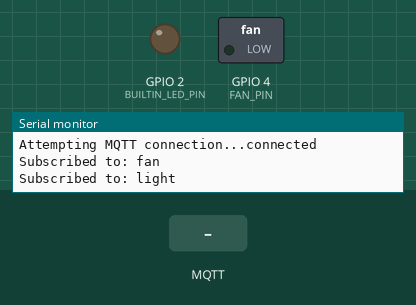
Simulated run of this sketch. Board: ESP32. Shown: switched loads named in the sketch (green lamp = pin HIGH), output pins drawn as LEDs (lit = HIGH), the last lines printed to the serial monitor. Inputs (shaded band) come from the test bench. WiFi joins after 1.5 s; servers stay silent unless stated; random numbers use the default seed unless the sketch sets one; no MQTT or app messages arrive unless stated.

Above: at 3.7 s.
3.8 s: MQTT message "on" arrives on the first subscribed topic
At 4.6 s:
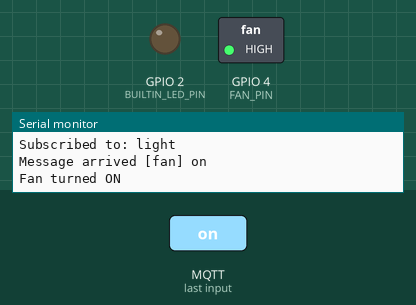
5.3 s: MQTT message "on" arrives on the second subscribed topic
At 5.9 s:
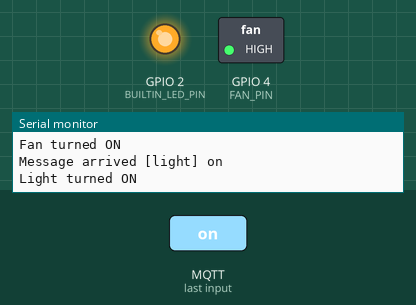
6.8 s: MQTT message "off" arrives on the first subscribed topic
At 8.3 s:
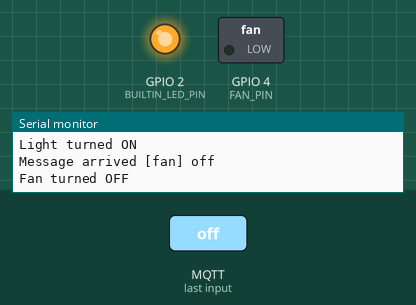
Timing chart, 0 to 9.8 s (numbered marks = the images above; inputs shaded):
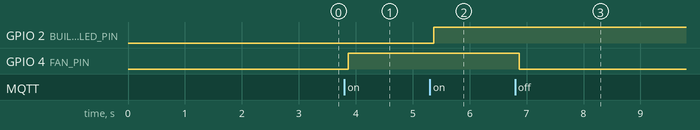

The sketch:

esp32_subscriber.ino
````cpp
/*
 * Comfort AI ESP32 Subscriber
 *
 * This sketch connects an ESP32 to a WiFi network and subscribes to an MQTT broker
 * to control a fan and a light based on messages received on specific topics.
 *
 * ### Hardware Setup:
 * - **Light**: Connected to the built-in LED on pin 2 (adjust if your ESP32's built-in LED is on a different pin).
 * - **Fan**: For testing, connect an LED to pin 4 to simulate the fan.
 *   (In a real setup, connect a fan through a relay or appropriate driver, as ESP32 pins cannot directly power a fan.)
 *
 * ### Prerequisites:
 * - Arduino IDE with ESP32 board support installed.
 * - PubSubClient library installed in Arduino IDE.
 *
 * ### Setup Instructions:
 * 1. Install Arduino IDE from [arduino.cc](https://www.arduino.cc/en/software).
 * 2. Add ESP32 board support:
 *    - Go to **File > Preferences**, add `https://dl.espressif.com/dl/package_esp32_index.json` to "Additional Boards Manager URLs".
 *    - Go to **Tools > Board > Boards Manager**, search for "ESP32", and install.
 * 3. Install PubSubClient library:
 *    - Go to **Sketch > Include Library > Manage Libraries**, search for "PubSubClient", and install.
 * 4. Replace the placeholders below with your own values:
 *    - `ssid` and `password` with your WiFi network's SSID and password.
 *    - `mqtt_server` with your MQTT broker's IP address.
 * 5. Upload the code:
 *    - Open this sketch in Arduino IDE, select your ESP32 board under **Tools > Board**, connect via USB, and click **Upload**.
 *
 * ### MQTT Broker Setup:
 * - Install Mosquitto on a device on your network (e.g., a computer or Raspberry Pi).
 * - Steps:
 *   1. Download Mosquitto from [mosquitto.org](https://mosquitto.org/download/).
 *   2. Install it following your OS instructions.
 *   3. Configure Mosquitto to listen on your device's IP and port 1883:
 *      - Edit `mosquitto.conf` and add:
 *        ```
 *        listener 1883 your_broker_ip
 *        allow_anonymous true
 *        ```
 *      - Replace `your_broker_ip` with the device's IP address.
 *      - Restart Mosquitto (e.g., `sudo systemctl restart mosquitto` on Linux).
 *   4. Verify it’s running (e.g., `netstat -tuln` on Linux to check your_broker_ip:1883).
 * - Ensure the broker is on the same network as the ESP32 or reachable via the specified IP.
 *
 * ### Notes:
 * - If your MQTT broker requires authentication, set `mqtt_user` and `mqtt_password`.
 * - To find your broker’s IP: Windows (`ipconfig`), Linux/Mac (`ifconfig` or `ip addr`).
 * - Check WiFi and MQTT connection if the ESP32 fails to connect.
 */

#include <WiFi.h>
#include <PubSubClient.h>

// WiFi credentials - Replace with your network's SSID and password
const char* ssid = "your_wifi_ssid";  // e.g., "MyWiFiNetwork"
const char* password = "your_wifi_password";  // e.g., "MyPassword123"

// MQTT Broker settings - Replace with your MQTT broker's IP address
const char* mqtt_server = "your_mqtt_broker_ip";  // e.g., "192.168.1.100"
const int mqtt_port = 1883;  // Default MQTT port (change if your broker uses a different port)
const char* mqtt_user = "";  // Set if your broker requires authentication, e.g., "username"
const char* mqtt_password = "";  // Set if your broker requires authentication, e.g., "password"

// MQTT Topics
const char* fan_topic = "fan";
const char* light_topic = "light";

// Pin definitions
const int BUILTIN_LED_PIN = 2;  // ESP32 built-in LED pin for light (may vary on some boards)
const int FAN_PIN = 4;          // Digital pin for fan control (connect an LED for testing)

// WiFi and MQTT client objects
WiFiClient espClient;
PubSubClient client(espClient);

void setup() {
  Serial.begin(115200);

  // Add small delay for ESP32 stability
  delay(1000);

  // Initialize pins
  pinMode(BUILTIN_LED_PIN, OUTPUT);
  pinMode(FAN_PIN, OUTPUT);

  // Start with both devices off
  digitalWrite(BUILTIN_LED_PIN, LOW);
  digitalWrite(FAN_PIN, LOW);

  // Connect to WiFi
  setup_wifi();

  // Setup MQTT
  client.setServer(mqtt_server, mqtt_port);
  client.setCallback(callback);

  Serial.println("System initialized");
}

void setup_wifi() {
  delay(10);
  Serial.println();
  Serial.print("Connecting to ");
  Serial.println(ssid);

  WiFi.begin(ssid, password);

  while (WiFi.status() != WL_CONNECTED) {
    delay(500);
    Serial.print(".");
  }

  Serial.println("");
  Serial.println("WiFi connected");
  Serial.println("IP address: ");
  Serial.println(WiFi.localIP());
}

void callback(char* topic, byte* payload, unsigned int length) {
  // Convert payload to string
  String message = "";
  for (int i = 0; i < length; i++) {
    message += (char)payload[i];
  }

  Serial.print("Message arrived [");
  Serial.print(topic);
  Serial.print("] ");
  Serial.println(message);

  // Convert message to lowercase for comparison
  message.toLowerCase();

  // Remove quotes if present
  message.replace("\"", "");
  message.trim(); // Remove any whitespace

  // Handle light topic
  if (String(topic) == light_topic) {
    if (message == "on") {
      digitalWrite(BUILTIN_LED_PIN, HIGH);
      Serial.println("Light turned ON");
    } else if (message == "off") {
      digitalWrite(BUILTIN_LED_PIN, LOW);
      Serial.println("Light turned OFF");
    } else {
      Serial.println("Invalid light command. Use 'on' or 'off'");
    }
  }

  // Handle fan topic
  else if (String(topic) == fan_topic) {
    if (message == "on") {
      digitalWrite(FAN_PIN, HIGH);
      Serial.println("Fan turned ON");
    } else if (message == "off") {
      digitalWrite(FAN_PIN, LOW);
      Serial.println("Fan turned OFF");
    } else {
      Serial.println("Invalid fan command. Use 'on' or 'off'");
    }
  }
}

void reconnect() {
  // Loop until we're reconnected
  while (!client.connected()) {
    Serial.print("Attempting MQTT connection...");

    // Create a random client ID
    String clientId = "ESP32Client-";
    clientId += String(random(0xffff), HEX);

    // Attempt to connect
    if (client.connect(clientId.c_str(), mqtt_user, mqtt_password)) {
      Serial.println("connected");

      // Subscribe to topics
      client.subscribe(fan_topic);
      client.subscribe(light_topic);

      Serial.print("Subscribed to: ");
      Serial.println(fan_topic);
      Serial.print("Subscribed to: ");
      Serial.println(light_topic);
    } else {
      Serial.print("failed, rc=");
      Serial.print(client.state());
      Serial.println(" try again in 5 seconds");
      delay(5000);
    }
  }
}

void loop() {
  if (!client.connected()) {
    reconnect();
  }
  client.loop();

  // Small delay to prevent overwhelming the system
  delay(100);
}
````

Measured:
- after the input at 3.8 s, GPIO 4 (FAN_PIN): LOW → HIGH after 0.07 s
- after the input at 5.3 s, GPIO 2 (BUILTIN_LED_PIN): LOW → HIGH after 0.07 s
- after the input at 6.8 s, GPIO 4 (FAN_PIN): HIGH → LOW after 0.07 s
